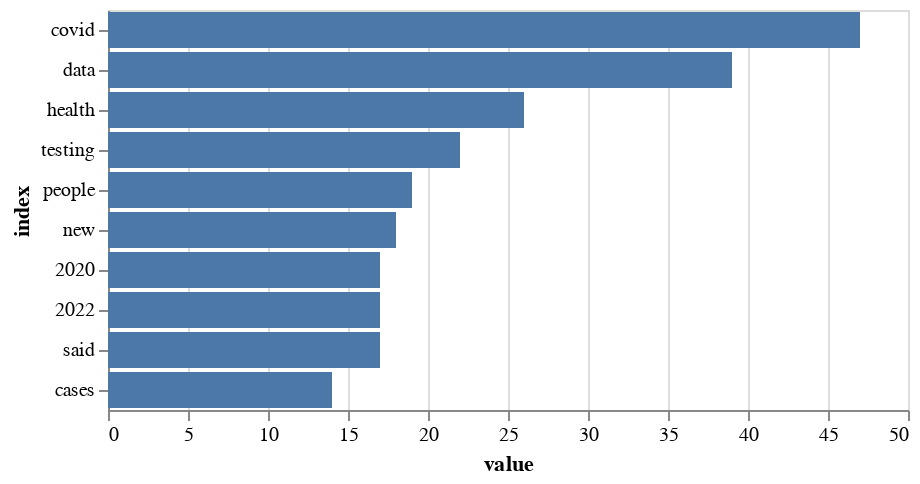

The code cell stored with this chart in its notebook:
### Code cell
import altair as alt

alt.Chart(df_dist).mark_bar().encode(
    x=alt.X("value"),
    y=alt.Y("index", sort="-x")
)

### Figure 1 — Vega-Lite specification as saved in the notebook (floating-point values rounded to 4 significant figures)
{"config": {"view": {"continuousWidth": 400, "continuousHeight": 300}}, "data": {"name": "data-1da20bd984c8c8eaa90f2ec86cb186e5"}, "mark": "bar", "encoding": {"x": {"field": "value", "type": "quantitative"}, "y": {"field": "index", "sort": "-x", "type": "nominal"}}, "$schema": "https://vega.github.io/schema/vega-lite/v4.17.0.json", "datasets": {"data-1da20bd984c8c8eaa90f2ec86cb186e5": [{"index": "2020", "value": 17}, {"index": "2022", "value": 17}, {"index": "cases", "value": 14}, {"index": "covid", "value": 47}, {"index": "data", "value": 39}, {"index": "health", "value": 26}, {"index": "new", "value": 18}, {"index": "people", "value": 19}, {"index": "said", "value": 17}, {"index": "testing", "value": 22}]}}
